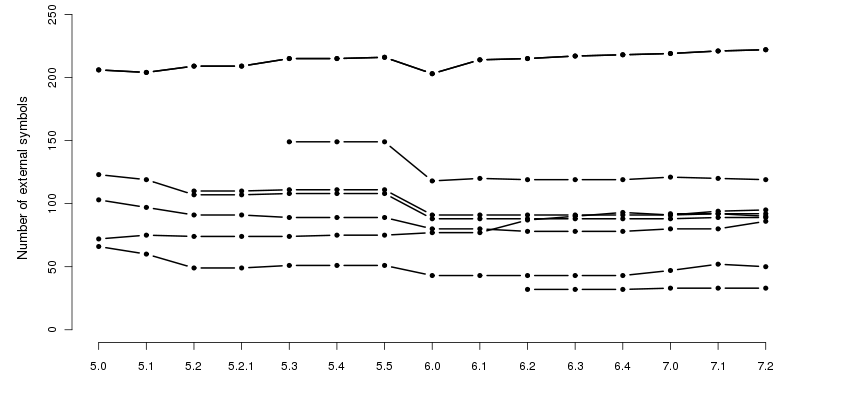

Reproduce this figure in R.
d <- read.table('extsyms', head=T)

my.graph <- function(fs.group, fs.labels, outfile) {
  png(outfile, width=850, height=400, antialias='subpixel')

  par(mar=c(4,5,1,4))
  plot(d$index, d$extsyms, type='n', ylim=c(-10, 300), yaxs='i', ann=F, axes=F)
# , xaxs='i', yaxs='i'
# xlim=c(-0.5,29.5), ylim=c(-10, 350), 
  for (fs in fs.group) {
    s <- d$fs == fs
    #cat(fs, '--', d$index[s], '--', d$extsyms[s], fill=T)
    lines(d$index[s], d$extsyms[s], type='b', pch=20, lwd=2)
  }

  sel <- d$fs %in% fs.labels & d$index == max(d$index)
  axis(1, at=unique(d$index), labels=unique(d$release))
  axis(2)
  axis(4, at=d$extsym[sel], labels=d$fs[sel], tick=F, las=2, line=-1)
  par(ps=10)
  title(ylab='Number of external symbols', line=3)
  dev.off()
}

gall <- strsplit('cd9660 coda coda5 ext2fs fdescfs geom_vol_ffs linprocfs linsysfs mqueuefs msdosfs nfsclient nfslockd nfsmb nfsserver ntfs nullfs nwfs portalfs procfs pseudofs reiserfs smbfs tmpfs udf umapfs unionfs xfs zfs', ' ')[[1]]

g1 <- strsplit('coda coda5 nfsclient nfsclient nwfs pseudofs smbfs nfsmb', ' ')[[1]]
g1l <- strsplit('coda      nfsclient nfsclient nwfs pseudofs smbfs nfsmb', ' ')[[1]]
g2 <- strsplit('linprocfs linsysfs nullfs procfs unionfs', ' ')[[1]]
g3 <- strsplit('cd9660 udf nfslockd nfsmb portalfs tmpfs', ' ')[[1]]
g4 <- strsplit('ext2fs msdosfs ntfs reiserfs xfs zfs', ' ')[[1]]
g5 <- strsplit('mqueuefs procfs fdescfs nfslockd', ' ')[[1]]
my.graph(g1, g1l, 'extsyms-1.png')
my.graph(g2, g2, 'extsyms-2.png')
my.graph(g3, g3, 'extsyms-3.png')
my.graph(g4, g4, 'extsyms-4.png')
my.graph(g5, g5, 'extsyms-5.png')

